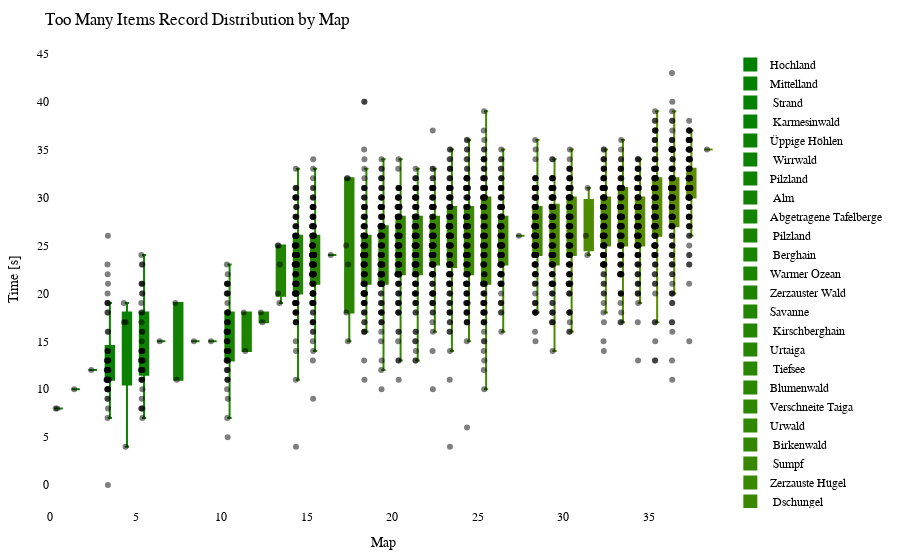

Write notebook code for a chart like this one.
### Code cell
import plotly.graph_objects as go
import plotly.io as pio

df = getRecordsDataframe(minigame="Sammelwahn")

# sort df columns by mean value 
df = df.reindex(df.mean().sort_values().index, axis=1)

# drop sum column
df = df.drop(columns=["Sum"])

# remove "Punkte" from all columns
df.columns = df.columns.str.replace('Punkte', '')

cmap = LinearSegmentedColormap.from_list("green_orange", ["green", "orange"])
colors = [to_hex(cmap(i / (num_columns - 1))) for i in range(num_columns)]

# Calculate the offset for centering the data points
num_columns = len(df.columns)
offset = 0.5

# Create a Swarm plot using Plotly
fig = go.Figure()

for i, (column, color) in enumerate(zip(df.columns, colors)):
    x_values = [i + offset] * len(df[column])  # Adjust x-values with offset for horizontal centering
    fig.add_trace(go.Box(x=x_values,
                         y=df[column],
                         name=column,
                         boxpoints='all',
                         pointpos=-0.5,  # Adjust point position to prevent overlapping
                         marker=dict(color='rgba(0,0,0,0.5)', size=6),  # Adjust marker color and size
                         line=dict(color=color),
                         fillcolor=color,
                         hovertext=df_to_html.index,
                         hoverinfo='name+text+y',
                         showlegend=True))

fig.update_layout(title="Too Many Items Record Distribution by Map",
                  xaxis=dict(title="Map"),
                  yaxis=dict(title="Time [s]"),
                  showlegend=True,
                  font=dict(family="Arial", size=12, color="black"),  # Customize font
                  plot_bgcolor="white",  # Set background color
                  margin=dict(l=50, r=50, t=50, b=50),  # Adjust margins for better layout
                  )

pio.show(fig)

pio.write_html(fig, "out/sammel_swarm_plot.html")

### Figure 1 — Plotly figure (JSON) as saved in the notebook; plotly's stock layout.template omitted (floating-point values rounded to 4 significant figures; data arrays with more than 128 entries replaced by an {"elided": "..."} marker saying what was removed)
{"data": [{"boxpoints": "all", "fillcolor": "#008000", "hoverinfo": "name+text+y", "hovertext": {"elided": "146 str values"}, "line": {"color": "#008000"}, "marker": {"color": "rgba(0,0,0,0.5)", "size": 6}, "name": "Hochland", "pointpos": -0.5, "showlegend": true, "type": "box", "x": {"elided": "143 float values"}, "y": {"elided": "143 int values"}}, {"boxpoints": "all", "fillcolor": "#028000", "hoverinfo": "name+text+y", "hovertext": {"elided": "146 str values"}, "line": {"color": "#028000"}, "marker": {"color": "rgba(0,0,0,0.5)", "size": 6}, "name": "Mittelland", "pointpos": -0.5, "showlegend": true, "type": "box", "x": {"elided": "143 float values"}, "y": {"elided": "143 int values"}}, {"boxpoints": "all", "fillcolor": "#058100", "hoverinfo": "name+text+y", "hovertext": {"elided": "146 str values"}, "line": {"color": "#058100"}, "marker": {"color": "rgba(0,0,0,0.5)", "size": 6}, "name": " Strand", "pointpos": -0.5, "showlegend": true, "type": "box", "x": {"elided": "143 float values"}, "y": {"elided": "143 int values"}}, {"boxpoints": "all", "fillcolor": "#078100", "hoverinfo": "name+text+y", "hovertext": {"elided": "146 str values"}, "line": {"color": "#078100"}, "marker": {"color": "rgba(0,0,0,0.5)", "size": 6}, "name": " Karmesinwald", "pointpos": -0.5, "showlegend": true, "type": "box", "x": {"elided": "143 float values"}, "y": {"elided": "143 int values"}}, {"boxpoints": "all", "fillcolor": "#0a8100", "hoverinfo": "name+text+y", "hovertext": {"elided": "146 str values"}, "line": {"color": "#0a8100"}, "marker": {"color": "rgba(0,0,0,0.5)", "size": 6}, "name": "Üppige Höhlen", "pointpos": -0.5, "showlegend": true, "type": "box", "x": {"elided": "143 float values"}, "y": {"elided": "143 int values"}}, {"boxpoints": "all", "fillcolor": "#0c8200", "hoverinfo": "name+text+y", "hovertext": {"elided": "146 str values"}, "line": {"color": "#0c8200"}, "marker": {"color": "rgba(0,0,0,0.5)", "size": 6}, "name": " Wirrwald", "pointpos": -0.5, "showlegend": true, "type": "box", "x": {"elided": "143 float values"}, "y": {"elided": "143 int values"}}, {"boxpoints": "all", "fillcolor": "#0f8200", "hoverinfo": "name+text+y", "hovertext": {"elided": "146 str values"}, "line": {"color": "#0f8200"}, "marker": {"color": "rgba(0,0,0,0.5)", "size": 6}, "name": "Pilzland", "pointpos": -0.5, "showlegend": true, "type": "box", "x": {"elided": "143 float values"}, "y": {"elided": "143 int values"}}, {"boxpoints": "all", "fillcolor": "#118200", "hoverinfo": "name+text+y", "hovertext": {"elided": "146 str values"}, "line": {"color": "#118200"}, "marker": {"color": "rgba(0,0,0,0.5)", "size": 6}, "name": " Alm", "pointpos": -0.5, "showlegend": true, "type": "box", "x": {"elided": "143 float values"}, "y": {"elided": "143 int values"}}, {"boxpoints": "all", "fillcolor": "#148300", "hoverinfo": "name+text+y", "hovertext": {"elided": "146 str values"}, "line": {"color": "#148300"}, "marker": {"color": "rgba(0,0,0,0.5)", "size": 6}, "name": "Abgetragene Tafelberge", "pointpos": -0.5, "showlegend": true, "type": "box", "x": {"elided": "143 float values"}, "y": {"elided": "143 int values"}}, {"boxpoints": "all", "fillcolor": "#178300", "hoverinfo": "name+text+y", "hovertext": {"elided": "146 str values"}, "line": {"color": "#178300"}, "marker": {"color": "rgba(0,0,0,0.5)", "size": 6}, "name": " Pilzland", "pointpos": -0.5, "showlegend": true, "type": "box", "x": {"elided": "143 float values"}, "y": {"elided": "143 int values"}}, {"boxpoints": "all", "fillcolor": "#198400", "hoverinfo": "name+text+y", "hovertext": {"elided": "146 str values"}, "line": {"color": "#198400"}, "marker": {"color": "rgba(0,0,0,0.5)", "size": 6}, "name": " Berghain", "pointpos": -0.5, "showlegend": true, "type": "box", "x": {"elided": "143 float values"}, "y": {"elided": "143 int values"}}, {"boxpoints": "all", "fillcolor": "#1c8400", "hoverinfo": "name+text+y", "hovertext": {"elided": "146 str values"}, "line": {"color": "#1c8400"}, "marker": {"color": "rgba(0,0,0,0.5)", "size": 6}, "name": "Warmer Ozean", "pointpos": -0.5, "showlegend": true, "type": "box", "x": {"elided": "143 float values"}, "y": {"elided": "143 int values"}}, {"boxpoints": "all", "fillcolor": "#1e8400", "hoverinfo": "name+text+y", "hovertext": {"elided": "146 str values"}, "line": {"color": "#1e8400"}, "marker": {"color": "rgba(0,0,0,0.5)", "size": 6}, "name": "Zerzauster Wald", "pointpos": -0.5, "showlegend": true, "type": "box", "x": {"elided": "143 float values"}, "y": {"elided": "143 int values"}}, {"boxpoints": "all", "fillcolor": "#218500", "hoverinfo": "name+text+y", "hovertext": {"elided": "146 str values"}, "line": {"color": "#218500"}, "marker": {"color": "rgba(0,0,0,0.5)", "size": 6}, "name": "Savanne", "pointpos": -0.5, "showlegend": true, "type": "box", "x": {"elided": "143 float values"}, "y": {"elided": "143 int values"}}, {"boxpoints": "all", "fillcolor": "#238500", "hoverinfo": "name+text+y", "hovertext": {"elided": "146 str values"}, "line": {"color": "#238500"}, "marker": {"color": "rgba(0,0,0,0.5)", "size": 6}, "name": " Kirschberghain", "pointpos": -0.5, "showlegend": true, "type": "box", "x": {"elided": "143 float values"}, "y": {"elided": "143 int values"}}, {"boxpoints": "all", "fillcolor": "#268600", "hoverinfo": "name+text+y", "hovertext": {"elided": "146 str values"}, "line": {"color": "#268600"}, "marker": {"color": "rgba(0,0,0,0.5)", "size": 6}, "name": "Urtaiga", "pointpos": -0.5, "showlegend": true, "type": "box", "x": {"elided": "143 float values"}, "y": {"elided": "143 int values"}}, {"boxpoints": "all", "fillcolor": "#288600", "hoverinfo": "name+text+y", "hovertext": {"elided": "146 str values"}, "line": {"color": "#288600"}, "marker": {"color": "rgba(0,0,0,0.5)", "size": 6}, "name": " Tiefsee", "pointpos": -0.5, "showlegend": true, "type": "box", "x": {"elided": "143 float values"}, "y": {"elided": "143 int values"}}, {"boxpoints": "all", "fillcolor": "#2b8600", "hoverinfo": "name+text+y", "hovertext": {"elided": "146 str values"}, "line": {"color": "#2b8600"}, "marker": {"color": "rgba(0,0,0,0.5)", "size": 6}, "name": "Blumenwald", "pointpos": -0.5, "showlegend": true, "type": "box", "x": {"elided": "143 float values"}, "y": {"elided": "143 int values"}}, {"boxpoints": "all", "fillcolor": "#2e8700", "hoverinfo": "name+text+y", "hovertext": {"elided": "146 str values"}, "line": {"color": "#2e8700"}, "marker": {"color": "rgba(0,0,0,0.5)", "size": 6}, "name": "Verschneite Taiga", "pointpos": -0.5, "showlegend": true, "type": "box", "x": {"elided": "143 float values"}, "y": {"elided": "143 int values"}}, {"boxpoints": "all", "fillcolor": "#308700", "hoverinfo": "name+text+y", "hovertext": {"elided": "146 str values"}, "line": {"color": "#308700"}, "marker": {"color": "rgba(0,0,0,0.5)", "size": 6}, "name": "Urwald", "pointpos": -0.5, "showlegend": true, "type": "box", "x": {"elided": "143 float values"}, "y": {"elided": "143 int values"}}, {"boxpoints": "all", "fillcolor": "#338700", "hoverinfo": "name+text+y", "hovertext": {"elided": "146 str values"}, "line": {"color": "#338700"}, "marker": {"color": "rgba(0,0,0,0.5)", "size": 6}, "name": " Birkenwald", "pointpos": -0.5, "showlegend": true, "type": "box", "x": {"elided": "143 float values"}, "y": {"elided": "143 int values"}}, {"boxpoints": "all", "fillcolor": "#358800", "hoverinfo": "name+text+y", "hovertext": {"elided": "146 str values"}, "line": {"color": "#358800"}, "marker": {"color": "rgba(0,0,0,0.5)", "size": 6}, "name": " Sumpf", "pointpos": -0.5, "showlegend": true, "type": "box", "x": {"elided": "143 float values"}, "y": {"elided": "143 int values"}}, {"boxpoints": "all", "fillcolor": "#388800", "hoverinfo": "name+text+y", "hovertext": {"elided": "146 str values"}, "line": {"color": "#388800"}, "marker": {"color": "rgba(0,0,0,0.5)", "size": 6}, "name": "Zerzauste Hügel", "pointpos": -0.5, "showlegend": true, "type": "box", "x": {"elided": "143 float values"}, "y": {"elided": "143 int values"}}, {"boxpoints": "all", "fillcolor": "#3a8800", "hoverinfo": "name+text+y", "hovertext": {"elided": "146 str values"}, "line": {"color": "#3a8800"}, "marker": {"color": "rgba(0,0,0,0.5)", "size": 6}, "name": " Dschungel", "pointpos": -0.5, "showlegend": true, "type": "box", "x": {"elided": "143 float values"}, "y": {"elided": "143 int values"}}, {"boxpoints": "all", "fillcolor": "#3d8900", "hoverinfo": "name+text+y", "hovertext": {"elided": "146 str values"}, "line": {"color": "#3d8900"}, "marker": {"color": "rgba(0,0,0,0.5)", "size": 6}, "name": " Taiga", "pointpos": -0.5, "showlegend": true, "type": "box", "x": {"elided": "143 float values"}, "y": {"elided": "143 int values"}}, {"boxpoints": "all", "fillcolor": "#408900", "hoverinfo": "name+text+y", "hovertext": {"elided": "146 str values"}, "line": {"color": "#408900"}, "marker": {"color": "rgba(0,0,0,0.5)", "size": 6}, "name": "Verschneite Ebene", "pointpos": -0.5, "showlegend": true, "type": "box", "x": {"elided": "143 float values"}, "y": {"elided": "143 int values"}}, {"boxpoints": "all", "fillcolor": "#428a00", "hoverinfo": "name+text+y", "hovertext": {"elided": "146 str values"}, "line": {"color": "#428a00"}, "marker": {"color": "rgba(0,0,0,0.5)", "size": 6}, "name": " Bambusdschungel", "pointpos": -0.5, "showlegend": true, "type": "box", "x": {"elided": "143 float values"}, "y": {"elided": "143 int values"}}, {"boxpoints": "all", "fillcolor": "#458a00", "hoverinfo": "name+text+y", "hovertext": {"elided": "146 str values"}, "line": {"color": "#458a00"}, "marker": {"color": "rgba(0,0,0,0.5)", "size": 6}, "name": "Savannenhochebene", "pointpos": -0.5, "showlegend": true, "type": "box", "x": {"elided": "143 float values"}, "y": {"elided": "143 int values"}}, {"boxpoints": "all", "fillcolor": "#478a00", "hoverinfo": "name+text+y", "hovertext": {"elided": "146 str values"}, "line": {"color": "#478a00"}, "marker": {"color": "rgba(0,0,0,0.5)", "size": 6}, "name": " Wald", "pointpos": -0.5, "showlegend": true, "type": "box", "x": {"elided": "143 float values"}, "y": {"elided": "143 int values"}}, {"boxpoints": "all", "fillcolor": "#4a8b00", "hoverinfo": "name+text+y", "hovertext": {"elided": "146 str values"}, "line": {"color": "#4a8b00"}, "marker": {"color": "rgba(0,0,0,0.5)", "size": 6}, "name": "Zerzauste Savanne", "pointpos": -0.5, "showlegend": true, "type": "box", "x": {"elided": "143 float values"}, "y": {"elided": "143 int values"}}, {"boxpoints": "all", "fillcolor": "#4c8b00", "hoverinfo": "name+text+y", "hovertext": {"elided": "146 str values"}, "line": {"color": "#4c8b00"}, "marker": {"color": "rgba(0,0,0,0.5)", "size": 6}, "name": " Savannenhochebene", "pointpos": -0.5, "showlegend": true, "type": "box", "x": {"elided": "143 float values"}, "y": {"elided": "143 int values"}}, {"boxpoints": "all", "fillcolor": "#4f8b00", "hoverinfo": "name+text+y", "hovertext": {"elided": "146 str values"}, "line": {"color": "#4f8b00"}, "marker": {"color": "rgba(0,0,0,0.5)", "size": 6}, "name": " Sonnenblumenebene", "pointpos": -0.5, "showlegend": true, "type": "box", "x": {"elided": "143 float values"}, "y": {"elided": "143 int values"}}, {"boxpoints": "all", "fillcolor": "#518c00", "hoverinfo": "name+text+y", "hovertext": {"elided": "146 str values"}, "line": {"color": "#518c00"}, "marker": {"color": "rgba(0,0,0,0.5)", "size": 6}, "name": "Lichter Dschungel", "pointpos": -0.5, "showlegend": true, "type": "box", "x": {"elided": "143 float values"}, "y": {"elided": "143 int values"}}, {"boxpoints": "all", "fillcolor": "#548c00", "hoverinfo": "name+text+y", "hovertext": {"elided": "146 str values"}, "line": {"color": "#548c00"}, "marker": {"color": "rgba(0,0,0,0.5)", "size": 6}, "name": "Dichter Wald", "pointpos": -0.5, "showlegend": true, "type": "box", "x": {"elided": "143 float values"}, "y": {"elided": "143 int values"}}, {"boxpoints": "all", "fillcolor": "#578d00", "hoverinfo": "name+text+y", "hovertext": {"elided": "146 str values"}, "line": {"color": "#578d00"}, "marker": {"color": "rgba(0,0,0,0.5)", "size": 6}, "name": "Sonnenblumenebene", "pointpos": -0.5, "showlegend": true, "type": "box", "x": {"elided": "143 float values"}, "y": {"elided": "143 int values"}}, {"boxpoints": "all", "fillcolor": "#598d00", "hoverinfo": "name+text+y", "hovertext": {"elided": "146 str values"}, "line": {"color": "#598d00"}, "marker": {"color": "rgba(0,0,0,0.5)", "size": 6}, "name": " Ebene", "pointpos": -0.5, "showlegend": true, "type": "box", "x": {"elided": "143 float values"}, "y": {"elided": "143 int values"}}, {"boxpoints": "all", "fillcolor": "#5c8d00", "hoverinfo": "name+text+y", "hovertext": {"elided": "146 str values"}, "line": {"color": "#5c8d00"}, "marker": {"color": "rgba(0,0,0,0.5)", "size": 6}, "name": " Savanne", "pointpos": -0.5, "showlegend": true, "type": "box", "x": {"elided": "143 float values"}, "y": {"elided": "143 int values"}}, {"boxpoints": "all", "fillcolor": "#5e8e00", "hoverinfo": "name+text+y", "hovertext": {"elided": "146 str values"}, "line": {"color": "#5e8e00"}, "marker": {"color": "rgba(0,0,0,0.5)", "size": 6}, "name": " Blumenwald", "pointpos": -0.5, "showlegend": true, "type": "box", "x": {"elided": "143 float values"}, "y": {"elided": "143 int values"}}, {"boxpoints": "all", "fillcolor": "#618e00", "hoverinfo": "name+text+y", "hovertext": {"elided": "146 str values"}, "line": {"color": "#618e00"}, "marker": {"color": "rgba(0,0,0,0.5)", "size": 6}, "name": " Tropfsteinhöhlen", "pointpos": -0.5, "showlegend": true, "type": "box", "x": {"elided": "143 float values"}, "y": {"elided": "143 int values"}}], "layout": {"font": {"color": "black", "family": "Arial", "size": 12}, "margin": {"b": 50, "l": 50, "r": 50, "t": 50}, "plot_bgcolor": "white", "showlegend": true, "title": {"text": "Too Many Items Record Distribution by Map"}, "xaxis": {"title": {"text": "Map"}}, "yaxis": {"title": {"text": "Time [s]"}}}}
